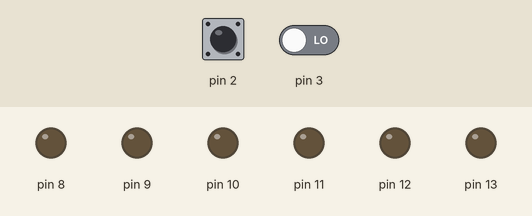
Recording of a sketch running on a simulated Arduino Uno, built with avr-gcc and run on an emulated ATmega328P. On the bench: output pins drawn as LEDs (lit = HIGH). Inputs (shaded band) come from the test bench; at power-on: pin 2 LOW, pin 3 LOW.

Above: at 5.0 s.
5.1 s: pin 2 driven HIGH
At 6.1 s:
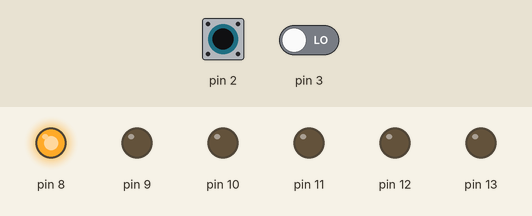
6.6 s: pin 3 driven HIGH
At 7.2 s:
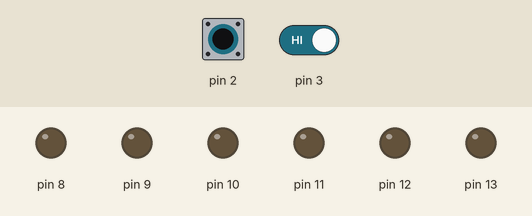
8.1 s: pin 2 pulsed LOW 5 times (0.12 s each, 0.3 s apart)
At 10.1 s:
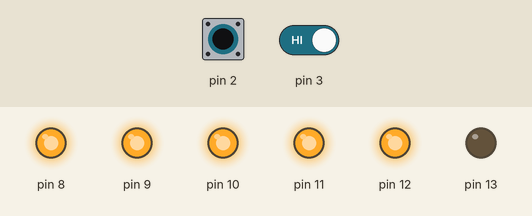
11.1 s: pin 2 pulsed LOW 2 times (0.12 s each, 0.3 s apart)
At 12.6 s:
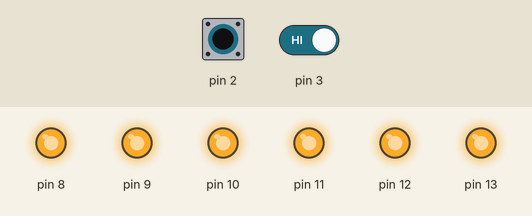
Timing chart, 0 to 14.1 s (numbered marks = the images above; inputs shaded):
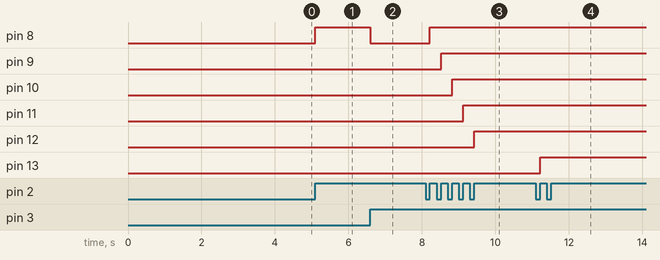

The sketch:

interrupcao.ino
```cpp
  #define F_CPU 16000000UL
  #include <avr/io.h>
  #include <util/delay.h>

  int i = 0;

  int main (void){

    DDRB = 0b00111111;

    EICRA = (1<<ISC11) | (1<<ISC10) | (1<<ISC01) | (1<<ISC00);
    EIMSK = (1<<INT1) | (1<<INT0);

    sei();


    while(1){

    }

  }

  // Incrementa

  ISR(INT0_vect){
    if(i > 6){
      i = 6;
      return;
    }
    PORTB ^= (1<<i);
    i++;
  }

  // Decrementa

  ISR(INT1_vect){
    if(i <= 0){
      i = 0;
      return;
    }

    i--;
    PORTB ^= (1<<i);

  }
```

Measured:
- after the input at 5.1 s, pin 8: LOW → HIGH at once
- after the input at 6.6 s, pin 8: HIGH → LOW at once
- after the input at 8.1 s, pin 8: LOW → HIGH after 0.12 s; pin 9: LOW → HIGH after 0.42 s; pin 10: LOW → HIGH after 0.72 s; pin 11: LOW → HIGH after 1.0 s; pin 12: LOW → HIGH after 1.3 s
- after the input at 11.1 s, pin 13: LOW → HIGH after 0.12 s
